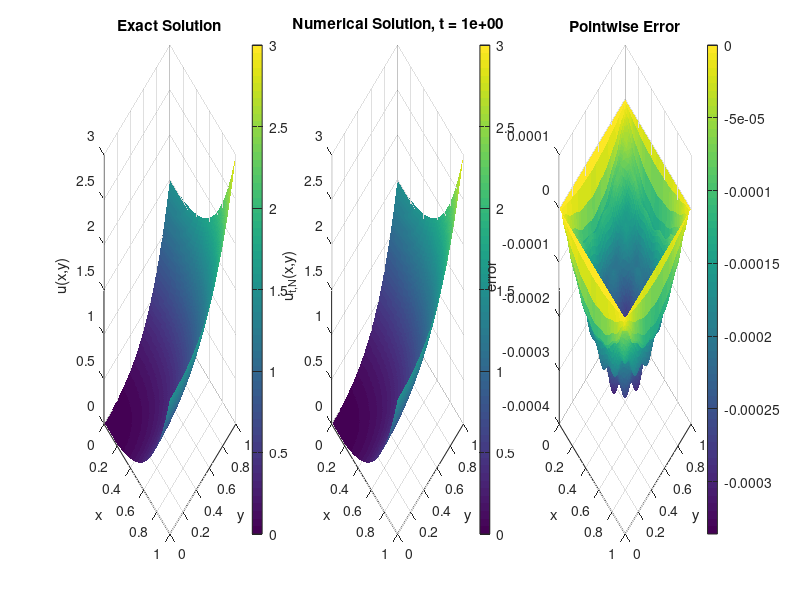
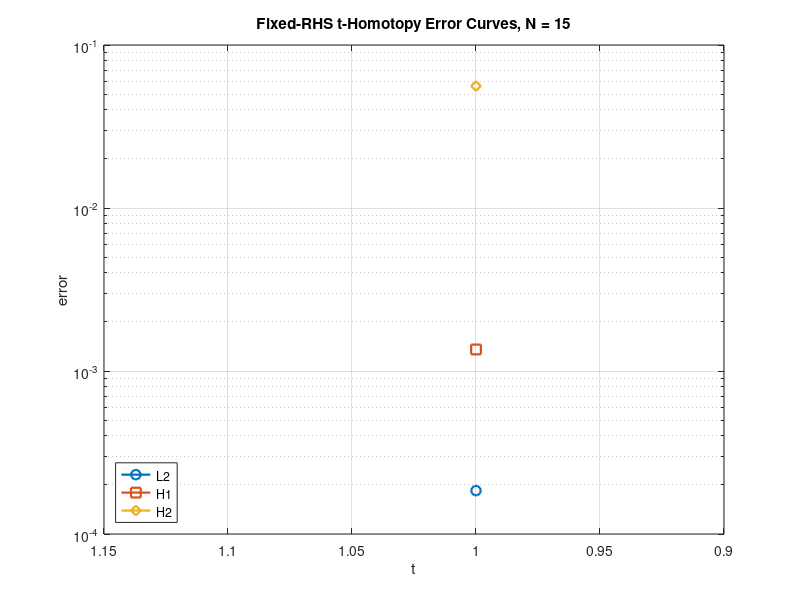

The MATLAB source for these figures, in order: (Note: this script raises an error after producing the figures.)
function convex_t_biharmonic_homotopy_demo()
% Fixed-right-hand-side continuation for
%
%   t * Delta^2 u + (1 - t) * det(D^2 u) = f
%
% on the physical square (0,1)^2, mapped to the reference square [-1,1]^2.
% The nonlinear endpoint uses the convex manufactured solution
%
%   u(x,y) = (x^2 + y^2)/2 + x^4 + y^4,
%
% so
%
%   Delta^2 u = 48,    det(D^2 u) = (1 + 12x^2)(1 + 12y^2).
%
% We freeze the right-hand side at the nonlinear endpoint:
%
%   f(x,y) = det(D^2 u_exact) = (1 + 12x^2)(1 + 12y^2).
%
% Hence only the final t = 0 problem has u_exact as an exact solution;
% intermediate t-level problems are genuine continuation states.
%
% To mimic the paper's vanishing-moment boundary treatment, we use
%
%   u = g   on dOmega,      Delta u = t   on dOmega
%
% in physical coordinates. After mapping to the reference square, the
% auxiliary boundary condition becomes Delta_xi u = t / 4 on dOmega.

    clc;
    close all;

    problem = default_problem();
    result = solve_t_homotopy(problem);
    output_dir = fullfile(pwd, 'output', 'convex_t_homotopy_fixed_rhs_paper_bc');
    plot_result(problem, result, output_dir);

    fprintf('Fixed-RHS convex t-homotopy with paper-like BC finished with N = %d\n', problem.N);
    fprintf('Final continuation parameter t = %.2e\n', result.t_values(end));
    fprintf('Final residual inf-norm        = %.3e\n', result.residual_history(end));
    fprintf('Final L2 error                 = %.3e\n', result.l2_error(end));
    fprintf('Final H1 seminorm error        = %.3e\n', result.h1_error(end));
    fprintf('Final H2 seminorm error        = %.3e\n', result.h2_error(end));
    fprintf('Final Jacobian sigma_min       = %.3e\n', result.jacobian_sigma_min(end));
    fprintf('Final Jacobian cond            = %.3e\n', result.jacobian_cond(end));
    fprintf('Final Hessian lambda_min min   = %.3e\n', result.hessian_lambda_min(end));
    fprintf('Final Hessian lambda_max max   = %.3e\n', result.hessian_lambda_max(end));
    fprintf('Final Hessian PSD ratio        = %.3f\n', result.hessian_psd_ratio(end));
    fprintf('Final Hessian indefinite ratio = %.3f\n', result.hessian_indef_ratio(end));
    fprintf('Figures saved under            = %s\n', output_dir);

    disp(table(result.t_values, result.l2_error, result.h1_error, result.h2_error, ...
        'VariableNames', {'t', 'L2Error', 'H1Error', 'H2Error'}));
end

function problem = default_problem()
    problem.N = 15;
    problem.Q = 32;
    problem.eval_points = 121;
    problem.t_start = 1.00;
    problem.t_end = 0.00;
    problem.initial_step = 0.10;
    problem.min_step = 0.0025;
    problem.max_step = 0.10;
    problem.step_growth = 1.20;
    problem.accept_tol = 1e-8;
    problem.max_continuation_steps = 120;
    problem.newton_tol = 1e-10;
    problem.newton_maxit = 20;
    problem.line_search_min = 2^-12;
    problem.convexity_psd_drop_tol = 0.01;
    problem.convexity_indef_rise_tol = 0.01;
    problem.convexity_lam_drop_tol = 2.0;
    problem.convexity_score_tol = 1e-3;
    problem.convexity_target_psd_ratio = 0.995;
    problem.convexity_target_lam_min = 1e-8;

    problem.u_exact = @(x, y) 0.5 * (x.^2 + y.^2) + x.^4 + y.^4;
    problem.fixed_f = @(x, y) (1 + 12 * x.^2) .* (1 + 12 * y.^2);
end

function result = solve_t_homotopy(problem)
    ops = build_b_matrix_operators(problem.N, problem.Q, problem.eval_points);
    data = build_example_data(problem, ops);

    U_vec = zeros(problem.N^2, 1);
    t_history = zeros(problem.max_continuation_steps, 1);
    residual_history = zeros(problem.max_continuation_steps, 1);
    newton_steps = zeros(problem.max_continuation_steps, 1);
    l2_error = zeros(problem.max_continuation_steps, 1);
    h1_error = zeros(problem.max_continuation_steps, 1);
    h2_error = zeros(problem.max_continuation_steps, 1);
    jacobian_sigma_min = zeros(problem.max_continuation_steps, 1);
    jacobian_cond = zeros(problem.max_continuation_steps, 1);
    hessian_lambda_min = zeros(problem.max_continuation_steps, 1);
    hessian_lambda_max = zeros(problem.max_continuation_steps, 1);
    hessian_psd_ratio = zeros(problem.max_continuation_steps, 1);
    hessian_nsd_ratio = zeros(problem.max_continuation_steps, 1);
    hessian_indef_ratio = zeros(problem.max_continuation_steps, 1);

    current_t = problem.t_start;
    step = problem.initial_step;
    rhs_vec = rhs_for_t(current_t, problem, data, ops);
    [U_vec, iter_count, res_norm] = newton_solve( ...
        U_vec, ...
        @(z) residual(z, current_t, rhs_vec, ops, data), ...
        @(z) jacobian(z, current_t, ops, data), ...
        @(z) convexity_metrics(z, ops, data), ...
        problem, ...
        problem.newton_tol, ...
        problem.newton_maxit, ...
        problem.line_search_min);

    accepted = 1;
    t_history(accepted) = current_t;
    residual_history(accepted) = res_norm;
    newton_steps(accepted) = iter_count;
    [l2_error(accepted), h1_error(accepted), h2_error(accepted)] = compute_errors(U_vec, ops, data);
    [sigma_min, cond_val] = jacobian_diagnostics(jacobian(U_vec, current_t, ops, data));
    [lam_min, lam_max, psd_ratio, nsd_ratio, indef_ratio] = hessian_branch_diagnostics(U_vec, ops, data);
    jacobian_sigma_min(accepted) = sigma_min;
    jacobian_cond(accepted) = cond_val;
    hessian_lambda_min(accepted) = lam_min;
    hessian_lambda_max(accepted) = lam_max;
    hessian_psd_ratio(accepted) = psd_ratio;
    hessian_nsd_ratio(accepted) = nsd_ratio;
    hessian_indef_ratio(accepted) = indef_ratio;
    fprintf(['t = %.2e, Newton steps = %2d, residual = %.3e, sigma_min = %.3e, cond = %.3e, ' ...
        'lam_min = %.3e, lam_max = %.3e, psd = %.3f, indef = %.3f, L2 = %.3e\n'], ...
        current_t, iter_count, res_norm, sigma_min, cond_val, lam_min, lam_max, psd_ratio, indef_ratio, l2_error(accepted));

    while current_t > problem.t_end && accepted < problem.max_continuation_steps
        target_t = max(problem.t_end, current_t - step);
        rhs_vec = rhs_for_t(target_t, problem, data, ops);

        [U_try, iter_count, res_norm] = newton_solve( ...
            U_vec, ...
            @(z) residual(z, target_t, rhs_vec, ops, data), ...
            @(z) jacobian(z, target_t, ops, data), ...
            @(z) convexity_metrics(z, ops, data), ...
            problem, ...
            problem.newton_tol, ...
            problem.newton_maxit, ...
            problem.line_search_min);

        if res_norm <= problem.accept_tol
            U_vec = U_try;
            current_t = target_t;
            accepted = accepted + 1;
            t_history(accepted) = current_t;
            residual_history(accepted) = res_norm;
            newton_steps(accepted) = iter_count;
            [l2_error(accepted), h1_error(accepted), h2_error(accepted)] = compute_errors(U_vec, ops, data);
            [sigma_min, cond_val] = jacobian_diagnostics(jacobian(U_vec, current_t, ops, data));
            [lam_min, lam_max, psd_ratio, nsd_ratio, indef_ratio] = hessian_branch_diagnostics(U_vec, ops, data);
            jacobian_sigma_min(accepted) = sigma_min;
            jacobian_cond(accepted) = cond_val;
            hessian_lambda_min(accepted) = lam_min;
            hessian_lambda_max(accepted) = lam_max;
            hessian_psd_ratio(accepted) = psd_ratio;
            hessian_nsd_ratio(accepted) = nsd_ratio;
            hessian_indef_ratio(accepted) = indef_ratio;
            fprintf(['t = %.2e, Newton steps = %2d, residual = %.3e, step = %.4f, sigma_min = %.3e, cond = %.3e, ' ...
                'lam_min = %.3e, lam_max = %.3e, psd = %.3f, indef = %.3f, L2 = %.3e\n'], ...
                current_t, iter_count, res_norm, step, sigma_min, cond_val, lam_min, lam_max, psd_ratio, indef_ratio, l2_error(accepted));

            if current_t > problem.t_end
                step = min(problem.max_step, step * problem.step_growth);
            end
        else
            new_step = step / 2;
            fprintf('reject t = %.2e, residual = %.3e, step %.4f -> %.4f\n', target_t, res_norm, step, new_step);
            step = new_step;
            if step < problem.min_step
                warning('ContinuationFailed:MinStep', ...
                    'Adaptive continuation stopped before reaching t = 0; required step %.4g below min_step %.4g.', ...
                    step, problem.min_step);
                break;
            end
        end
    end

    result.t_values = t_history(1:accepted);
    result.residual_history = residual_history(1:accepted);
    result.newton_steps = newton_steps(1:accepted);
    result.l2_error = l2_error(1:accepted);
    result.h1_error = h1_error(1:accepted);
    result.h2_error = h2_error(1:accepted);
    result.jacobian_sigma_min = jacobian_sigma_min(1:accepted);
    result.jacobian_cond = jacobian_cond(1:accepted);
    result.hessian_lambda_min = hessian_lambda_min(1:accepted);
    result.hessian_lambda_max = hessian_lambda_max(1:accepted);
    result.hessian_psd_ratio = hessian_psd_ratio(1:accepted);
    result.hessian_nsd_ratio = hessian_nsd_ratio(1:accepted);
    result.hessian_indef_ratio = hessian_indef_ratio(1:accepted);
    result.x_eval = map_to_physical(ops.Xe);
    result.y_eval = map_to_physical(ops.Ye);
    result.u_exact_eval = data.exact_eval;
    result.u_num_eval = total_solution_on_eval(U_vec, ops, data);
    result.error_eval = result.u_num_eval - result.u_exact_eval;
end

function rhs_vec = rhs_for_t(t_val, problem, data, ops)
    f_q = problem.fixed_f(data.xq, data.yq) / 16;
    rhs_vec = ops.T1 * f_q(:) - t_val * data.lift_lap_proj + (t_val^2 / 4) * data.boundary_vec;
end

function data = build_example_data(problem, ops)
    xq = map_to_physical(ops.Xq);
    yq = map_to_physical(ops.Yq);
    xe = map_to_physical(ops.Xe);
    ye = map_to_physical(ops.Ye);

    exact_eval = problem.u_exact(xe, ye);
    Ub_q = boundary_extension_from_exact(xq, yq, problem.u_exact);
    Ub_eval = boundary_extension_from_exact(xe, ye, problem.u_exact);
    lift = differentiate_nodal_field(Ub_q(:), ops);
    lift_lap = lift.xx_vals + lift.yy_vals;

    data.xq = xq;
    data.yq = yq;
    data.lift_xx = lift.xx_vals;
    data.lift_yy = lift.yy_vals;
    data.lift_xy = lift.xy_vals;
    data.lift_lap = lift_lap;
    data.lift_lap_proj = ops.T1 * lift_lap;
    data.exact_eval = exact_eval;
    data.Ub_eval = Ub_eval;
    data.boundary_vec = build_boundary_vector(ops);
end

function vals = boundary_extension_from_exact(x, y, ufun)
    g0y = ufun(0 * y, y);
    g1y = ufun(1 + 0 * y, y);
    gx0 = ufun(x, 0 * x);
    gx1 = ufun(x, 1 + 0 * x);
    g00 = ufun(0, 0);
    g10 = ufun(1, 0);
    g01 = ufun(0, 1);
    g11 = ufun(1, 1);

    vals = (1 - x) .* g0y + x .* g1y ...
        + (1 - y) .* (gx0 - (1 - x) .* g00 - x .* g10) ...
        + y .* (gx1 - (1 - x) .* g01 - x .* g11);
end

function out = differentiate_nodal_field(field_vec, ops)
    leg_vec = ops.forward_legendre * field_vec;
    out.xx_vals = ops.nodal_from_legendre * kron(ops.Id_full, ops.B5) * leg_vec;
    out.yy_vals = ops.nodal_from_legendre * kron(ops.B5, ops.Id_full) * leg_vec;
    out.xy_vals = ops.nodal_from_legendre * kron(ops.B6, ops.B6) * leg_vec;
end

function bvec = build_boundary_vector(ops)
    dphi_left = basis_endpoint_derivative(ops.N, -1);
    dphi_right = basis_endpoint_derivative(ops.N, 1);
    int_phi = basis_integrals(ops.N);

    bmat = (dphi_right - dphi_left) * int_phi.' + int_phi * (dphi_right - dphi_left).';
    bvec = bmat(:);
end

function vals = basis_endpoint_derivative(N, endpoint)
    vals = zeros(N, 1);
    for n = 0:N-1
        vals(n + 1) = legendre_derivative_endpoint(n, endpoint) - legendre_derivative_endpoint(n + 2, endpoint);
    end
end

function val = legendre_derivative_endpoint(n, endpoint)
    base = n * (n + 1) / 2;
    if endpoint > 0
        val = base;
    else
        val = (-1)^(n + 1) * base;
    end
end

function vals = basis_integrals(N)
    vals = zeros(N, 1);
    vals(1) = 2;
end

function r = residual(U_vec, t_val, rhs_vec, ops, data)
    u = second_derivatives(U_vec, ops, data);
    biharm_vec = ops.T * U_vec;
    det_vec = ops.T1 * (u.xx .* u.yy - u.xy .^ 2);
    r = t_val * biharm_vec + (1 - t_val) * det_vec - rhs_vec;
end

function J = jacobian(U_vec, t_val, ops, data)
    u = second_derivatives(U_vec, ops, data);
    nonlin_jac = ops.T1 * ( ...
        diag(u.yy) * ops.T2 + ...
        diag(u.xx) * ops.T3 - ...
        2 * diag(u.xy) * ops.T4);
    J = t_val * ops.T + (1 - t_val) * nonlin_jac;
end

function [sigma_min, cond_val] = jacobian_diagnostics(J)
    s = svd(J);
    sigma_min = s(end);
    if sigma_min == 0
        cond_val = inf;
    else
        cond_val = s(1) / sigma_min;
    end
end

function [lam_min, lam_max, psd_ratio, nsd_ratio, indef_ratio] = hessian_branch_diagnostics(U_vec, ops, data)
    u = second_derivatives(U_vec, ops, data);
    trace_h = u.xx + u.yy;
    disc = sqrt(max((u.xx - u.yy) .^ 2 + 4 * u.xy .^ 2, 0));
    lambda1 = 0.5 * (trace_h - disc);
    lambda2 = 0.5 * (trace_h + disc);

    tol = 1e-10;
    psd_mask = (lambda1 >= -tol) & (lambda2 >= -tol);
    nsd_mask = (lambda1 <= tol) & (lambda2 <= tol);
    indef_mask = ~(psd_mask | nsd_mask);

    lam_min = min(lambda1);
    lam_max = max(lambda2);
    psd_ratio = mean(psd_mask);
    nsd_ratio = mean(nsd_mask);
    indef_ratio = mean(indef_mask);
end

function metrics = convexity_metrics(U_vec, ops, data)
    [lam_min, lam_max, psd_ratio, ~, indef_ratio] = hessian_branch_diagnostics(U_vec, ops, data);
    metrics.lam_min = lam_min;
    metrics.lam_max = lam_max;
    metrics.psd_ratio = psd_ratio;
    metrics.indef_ratio = indef_ratio;
    metrics.score = 2 * indef_ratio - psd_ratio + max(0, -lam_min) / (1 + max(1, abs(lam_max)));
end

function ok = convexity_acceptable(trial_metrics, current_metrics, problem)
    strongly_convex = ...
        trial_metrics.psd_ratio >= problem.convexity_target_psd_ratio && ...
        trial_metrics.lam_min >= problem.convexity_target_lam_min;

    nonworsening = ...
        trial_metrics.psd_ratio >= current_metrics.psd_ratio - problem.convexity_psd_drop_tol && ...
        trial_metrics.indef_ratio <= current_metrics.indef_ratio + problem.convexity_indef_rise_tol && ...
        trial_metrics.lam_min >= current_metrics.lam_min - problem.convexity_lam_drop_tol;

    improving = trial_metrics.score <= current_metrics.score - problem.convexity_score_tol;
    ok = strongly_convex || nonworsening || improving;
end

function u = second_derivatives(U_vec, ops, data)
    u.xx = ops.T2 * U_vec + data.lift_xx;
    u.yy = ops.T3 * U_vec + data.lift_yy;
    u.xy = ops.T4 * U_vec + data.lift_xy;
end

function [l2e, h1e, h2e] = compute_errors(U_vec, ops, data)
    total_eval = total_solution_on_eval(U_vec, ops, data);
    err = total_eval - data.exact_eval;

    hx = 1 / (size(err, 1) - 1);
    [ex_x, ex_y] = gradient(err, hx, hx);
    [ex_xx, ex_xy] = gradient(ex_x, hx, hx);
    [~, ex_yy] = gradient(ex_y, hx, hx);

    l2e = sqrt(sum(err(:) .^ 2) * hx * hx);
    h1e = sqrt(sum((ex_x(:) .^ 2 + ex_y(:) .^ 2)) * hx * hx);
    h2e = sqrt(sum((ex_xx(:) .^ 2 + 2 * ex_xy(:) .^ 2 + ex_yy(:) .^ 2)) * hx * hx);
end

function total_eval = total_solution_on_eval(U_vec, ops, data)
    U_hat = reshape(U_vec, ops.N, ops.N);
    U_eval = ops.Phi_eval * U_hat * ops.Phi_eval.';
    total_eval = U_eval + data.Ub_eval;
end

function plot_result(problem, result, output_dir)
    if ~exist(output_dir, 'dir')
        mkdir(output_dir);
    end

    fig1 = figure('Visible', 'off', 'Color', 'w', 'Position', [100, 100, 1400, 420]);

    subplot(1, 3, 1);
    surf(result.x_eval, result.y_eval, result.u_exact_eval, 'EdgeColor', 'none');
    view(45, 30);
    xlabel('x');
    ylabel('y');
    zlabel('u(x,y)');
    title('Exact Solution');
    colorbar;

    subplot(1, 3, 2);
    surf(result.x_eval, result.y_eval, result.u_num_eval, 'EdgeColor', 'none');
    view(45, 30);
    xlabel('x');
    ylabel('y');
    zlabel('u_{t,N}(x,y)');
    title(sprintf('Numerical Solution, t = %.0e', result.t_values(end)));
    colorbar;

    subplot(1, 3, 3);
    surf(result.x_eval, result.y_eval, result.error_eval, 'EdgeColor', 'none');
    view(45, 30);
    xlabel('x');
    ylabel('y');
    zlabel('error');
    title('Pointwise Error');
    colorbar;

    exportgraphics(fig1, fullfile(output_dir, 'convex_t_homotopy_surfaces.png'), 'Resolution', 180);
    close(fig1);

    fig2 = figure('Visible', 'off', 'Color', 'w', 'Position', [120, 120, 700, 520]);
    semilogy(result.t_values + 1e-14, result.l2_error, '-o', 'LineWidth', 1.6, 'MarkerSize', 7);
    hold on;
    semilogy(result.t_values + 1e-14, result.h1_error, '-s', 'LineWidth', 1.6, 'MarkerSize', 7);
    semilogy(result.t_values + 1e-14, result.h2_error, '-d', 'LineWidth', 1.6, 'MarkerSize', 7);
    set(gca, 'XDir', 'reverse');
    grid on;
    xlabel('t');
    ylabel('error');
    title(sprintf('Fixed-RHS t-Homotopy Error Curves, N = %d', problem.N));
    legend('L2', 'H1', 'H2', 'Location', 'southwest');
    exportgraphics(fig2, fullfile(output_dir, 'convex_t_homotopy_fixed_rhs_error_curves.png'), 'Resolution', 180);
    close(fig2);
end

function x = map_to_physical(xi)
    x = (xi + 1) / 2;
end

function ops = build_b_matrix_operators(N, Q, eval_points)
    full_count = N + 2;
    full_deg = full_count - 1;

    [xq, wq] = legendre_gauss(Q);
    Pq = legendre_values(xq, full_deg);
    gamma = 2 ./ (2 * (0:full_deg)' + 1);

    B1 = diag(1 ./ gamma) * (Pq.' * diag(wq));
    B2 = diag(gamma);

    B3 = zeros(full_count, N);
    for j = 0:N-1
        B3(j + 1, j + 1) = 1;
        B3(j + 3, j + 1) = -1;
    end

    B4 = Pq;
    B5 = zeros(full_count, full_count);
    for j = 0:full_deg
        for k = 0:full_deg
            if mod(k + j, 2) == 0 && k <= j - 2
                B5(k + 1, j + 1) = (k + 0.5) * (j * (j + 1) - k * (k + 1));
            end
        end
    end

    B6 = zeros(full_count, full_count);
    for j = 0:full_deg
        for k = 0:full_deg
            if mod(k + j, 2) == 1 && k <= j - 1
                B6(k + 1, j + 1) = 2 * k + 1;
            end
        end
    end

    coeff_to_legendre = kron(B3, B3);
    nodal_from_legendre = kron(B4, B4);
    forward_legendre = kron(B1, B1);
    Id_full = speye(full_count);
    Pphi = B3.' * B2 * B1;

    T1 = kron(Pphi, Pphi);
    T2 = nodal_from_legendre * kron(Id_full, B5) * coeff_to_legendre;
    T3 = nodal_from_legendre * kron(B5, Id_full) * coeff_to_legendre;
    T4 = nodal_from_legendre * kron(B6, B6) * coeff_to_legendre;

    [A, B, C] = build_abc_matrices(N);
    T = kron(A, B) + 2 * kron(C, C) + kron(B, A);

    xe = linspace(-1, 1, eval_points).';
    Pe = legendre_values(xe, full_deg);
    Phi_eval = Pe * B3;
    [Xq, Yq] = meshgrid(xq, xq);
    [Xe, Ye] = meshgrid(xe, xe);

    ops.N = N;
    ops.B5 = B5;
    ops.B6 = B6;
    ops.T = T;
    ops.T1 = T1;
    ops.T2 = T2;
    ops.T3 = T3;
    ops.T4 = T4;
    ops.Phi_eval = Phi_eval;
    ops.Xq = Xq;
    ops.Yq = Yq;
    ops.Xe = Xe;
    ops.Ye = Ye;
    ops.forward_legendre = forward_legendre;
    ops.nodal_from_legendre = nodal_from_legendre;
    ops.Id_full = Id_full;
end

function [A, B, C] = build_abc_matrices(N)
    A = zeros(N, N);
    B = zeros(N, N);
    C = zeros(N, N);

    for j = 0:N-1
        C(j + 1, j + 1) = 4 * j + 6;
        B(j + 1, j + 1) = 2 / (2 * j + 1) + 2 / (2 * j + 5);
        if j + 2 <= N - 1
            B(j + 3, j + 1) = -2 / (2 * j + 5);
            B(j + 1, j + 3) = B(j + 3, j + 1);
        end

        for k = 0:N-1
            if mod(k + j, 2) == 0
                A(k + 1, j + 1) = 2 * (2 * k + 3) * (2 * j + 3) * (k + 1) * (k + 2);
            end
        end
    end
end

function [x, w] = legendre_gauss(n)
    beta = 0.5 ./ sqrt(1 - (2 * (1:n-1)) .^ (-2));
    T = diag(beta, 1) + diag(beta, -1);
    [V, D] = eig(T);
    x = diag(D);
    [x, idx] = sort(x);
    V = V(:, idx);
    w = 2 * (V(1, :) .^ 2).';
end

function P = legendre_values(x, max_degree)
    m = numel(x);
    P = zeros(m, max_degree + 1);
    P(:, 1) = 1;
    if max_degree == 0
        return;
    end

    P(:, 2) = x;
    for n = 1:max_degree-1
        P(:, n + 2) = ((2 * n + 1) * x .* P(:, n + 1) - n * P(:, n)) / (n + 1);
    end
end

function [z, iter_count, res_norm] = newton_solve(z0, F, Jfun, convexity_fun, problem, tol, maxit, line_search_min)
    z = z0;
    r = F(z);
    res_norm = norm(r, inf);
    current_metrics = convexity_fun(z);

    for iter_count = 1:maxit
        if res_norm < tol
            return;
        end

        J = Jfun(z);
        delta = -(J + 1e-12 * eye(size(J))) \ r;

        alpha = 1.0;
        accepted = false;
        while alpha >= line_search_min
            z_trial = z + alpha * delta;
            r_trial = F(z_trial);
            trial_metrics = convexity_fun(z_trial);
            if norm(r_trial, inf) < (1 - 1e-4 * alpha) * res_norm && ...
                    convexity_acceptable(trial_metrics, current_metrics, problem)
                z = z_trial;
                r = r_trial;
                res_norm = norm(r, inf);
                current_metrics = trial_metrics;
                accepted = true;
                break;
            end
            alpha = alpha / 2;
        end

        if ~accepted
            return;
        end
    end
end
